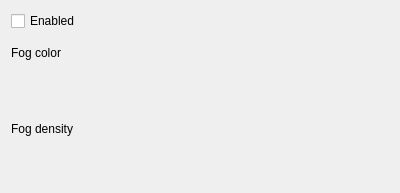
<?xml version="1.0" encoding="UTF-8"?>
<ui version="4.0">
 <class>FogTool</class>
 <widget class="QDialog" name="FogTool">
  <property name="geometry">
   <rect>
    <x>0</x>
    <y>0</y>
    <width>400</width>
    <height>193</height>
   </rect>
  </property>
  <property name="windowTitle">
   <string>Dialog</string>
  </property>
  <layout class="QGridLayout" name="gridLayout">
   <item row="4" column="0">
    <widget class="SlidedSpinboxWidget" name="density" native="true"/>
   </item>
   <item row="2" column="0">
    <widget class="ColorEditWidget" name="color" native="true"/>
   </item>
   <item row="1" column="0">
    <widget class="QLabel" name="label">
     <property name="text">
      <string>Fog color</string>
     </property>
    </widget>
   </item>
   <item row="3" column="0">
    <widget class="QLabel" name="label_2">
     <property name="text">
      <string>Fog density</string>
     </property>
    </widget>
   </item>
   <item row="0" column="0">
    <widget class="QCheckBox" name="enabled">
     <property name="text">
      <string>Enabled</string>
     </property>
    </widget>
   </item>
  </layout>
 </widget>
 <customwidgets>
  <customwidget>
   <class>SlidedSpinboxWidget</class>
   <extends>QWidget</extends>
   <header>slidedspinboxwidget.h</header>
   <container>1</container>
   <slots>
    <signal>valueChanged()</signal>
   </slots>
  </customwidget>
  <customwidget>
   <class>ColorEditWidget</class>
   <extends>QWidget</extends>
   <header>coloreditwidget.h</header>
   <container>1</container>
   <slots>
    <signal>valueChanged()</signal>
   </slots>
  </customwidget>
 </customwidgets>
 <resources/>
 <connections>
  <connection>
   <sender>color</sender>
   <signal>valueChanged()</signal>
   <receiver>FogTool</receiver>
   <slot>onColorChanged()</slot>
   <hints>
    <hint type="sourcelabel">
     <x>113</x>
     <y>89</y>
    </hint>
    <hint type="destinationlabel">
     <x>203</x>
     <y>-4</y>
    </hint>
   </hints>
  </connection>
  <connection>
   <sender>density</sender>
   <signal>valueChanged()</signal>
   <receiver>FogTool</receiver>
   <slot>onDensityChanged()</slot>
   <hints>
    <hint type="sourcelabel">
     <x>170</x>
     <y>171</y>
    </hint>
    <hint type="destinationlabel">
     <x>376</x>
     <y>189</y>
    </hint>
   </hints>
  </connection>
  <connection>
   <sender>enabled</sender>
   <signal>toggled(bool)</signal>
   <receiver>FogTool</receiver>
   <slot>onStateChanged(bool)</slot>
   <hints>
    <hint type="sourcelabel">
     <x>50</x>
     <y>18</y>
    </hint>
    <hint type="destinationlabel">
     <x>49</x>
     <y>2</y>
    </hint>
   </hints>
  </connection>
 </connections>
 <slots>
  <slot>onColorChanged()</slot>
  <slot>onDensityChanged()</slot>
  <slot>onStateChanged(bool)</slot>
 </slots>
</ui>
